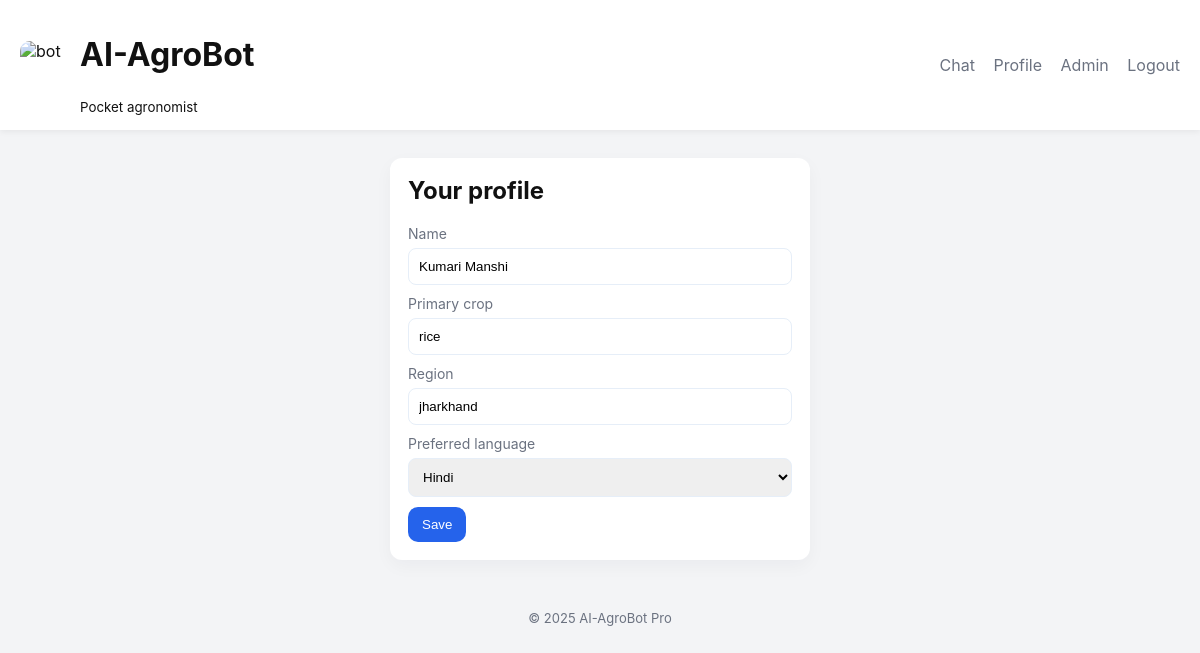
Screenshot of /profile (signed in) with the database file from the repository.
### database.py (models this page shows)
class User(UserMixin, db.Model):
    __tablename__ = "users"
    id = db.Column(db.Integer, primary_key=True)
    email = db.Column(db.String(200), unique=True, nullable=False)
    password = db.Column(db.String(200), nullable=False)
    name = db.Column(db.String(100))
    role = db.Column(db.String(20), default="farmer")
    primary_crop = db.Column(db.String(100))
    region = db.Column(db.String(100))
    preferred_language = db.Column(db.String(20), default="en")

### app.py (the view, shortened to what this page needs)
@app.route("/profile", methods=["GET","POST"])
@login_required
def profile():
    return render_template("profile.html")

### app.py (called while the page is built)
@login_manager.user_loader
def load_user(user_id):
    return db.session.get(User, int(user_id))

### templates/profile.html (shortened to what this page needs)
{% extends "base.html" %}
{% block content %}
<div class="auth-card">
  <h2>Your profile</h2>
  <form method="post">
    <label>Name<input name="name" value="{{ current_user.name or '' }}"></label>
    <label>Primary crop<input name="primary_crop" value="{{ current_user.primary_crop or '' }}"></label>
    <label>Region<input name="region" value="{{ current_user.region or '' }}"></label>
    <label>Preferred language<select name="preferred_language"><option value="hi" {% if current_user.preferred_language=='hi' %}selected{% endif %}>Hindi</option></select></label>
    <div class="actions"><button class="btn" type="submit">Save</button></div>
  </form>
</div>
{% endblock %}

### static/style.css (style rules this page uses)
:root { --brand: #2563eb; --muted: #6b7280; --bg: #f3f4f6; --card: #ffffff; }
* { box-sizing: border-box; }
body { font-family: Inter, system-ui, Segoe UI, Roboto, Arial; margin: 0; background: var(--bg); color: #111; }
.btn, button { background: var(--brand); color: white; border: none; padding: 10px 14px; border-radius: 10px; cursor: pointer; }
.auth-card { max-width: 420px; margin: 24px auto; background: var(--card); padding: 18px; border-radius: 12px; box-shadow: 0 6px 18px rgba(16,24,40,0.04); }
.auth-card h2 { margin-top: 0; }
.auth-card label { display: block; margin-bottom: 10px; color: var(--muted); font-size: 14px; }
.auth-card input, .auth-card select, textarea { width: 100%; padding: 10px; border-radius: 8px; border: 1px solid #e6eef8; margin-top: 6px; }
.actions { display: flex; align-items: center; gap: 10px; margin-top: 10px; }

### rows the page displays
User: name "Kumari Manshi", primary_crop "rice", region "jharkhand", preferred_language "Hindi"
